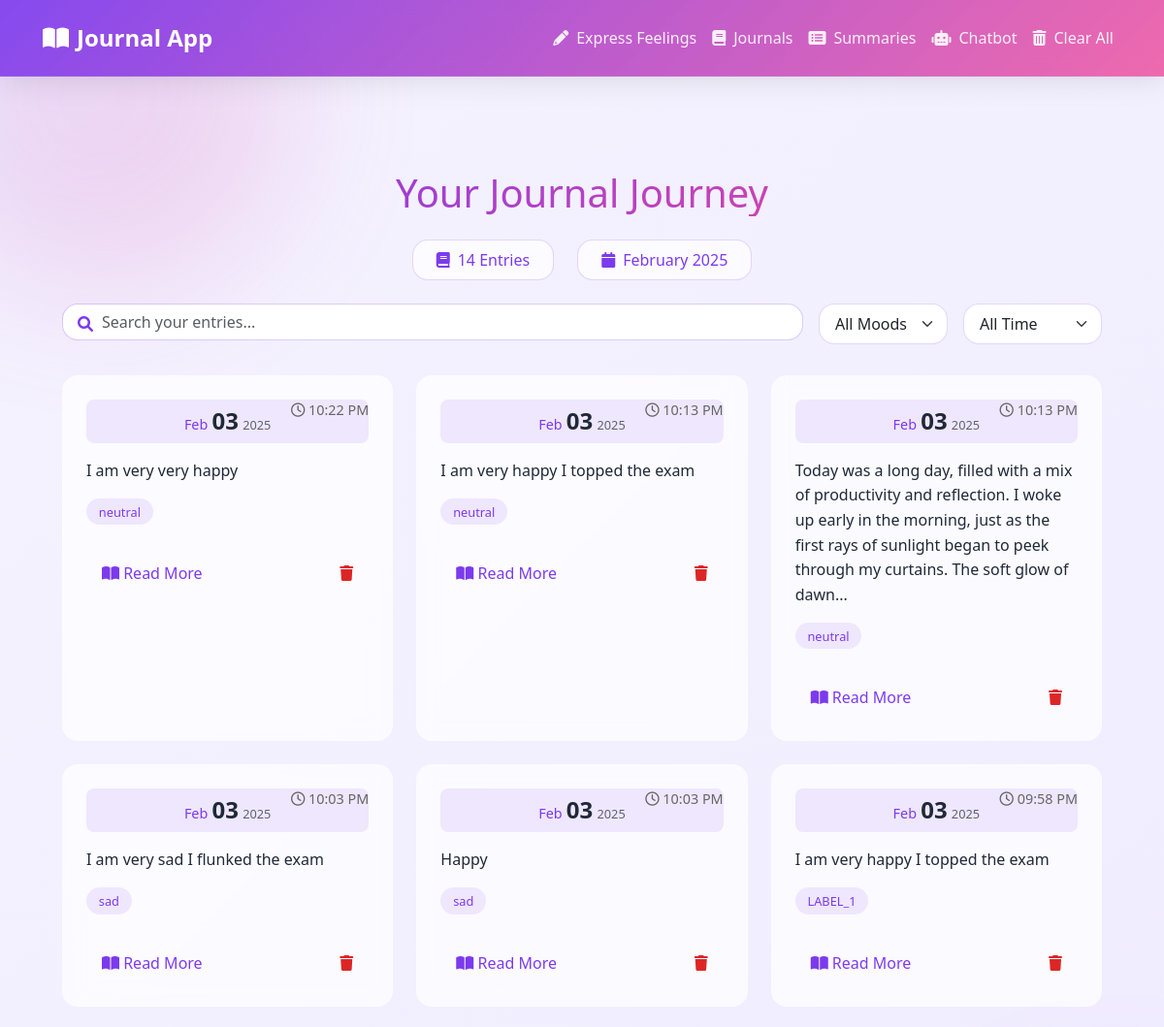
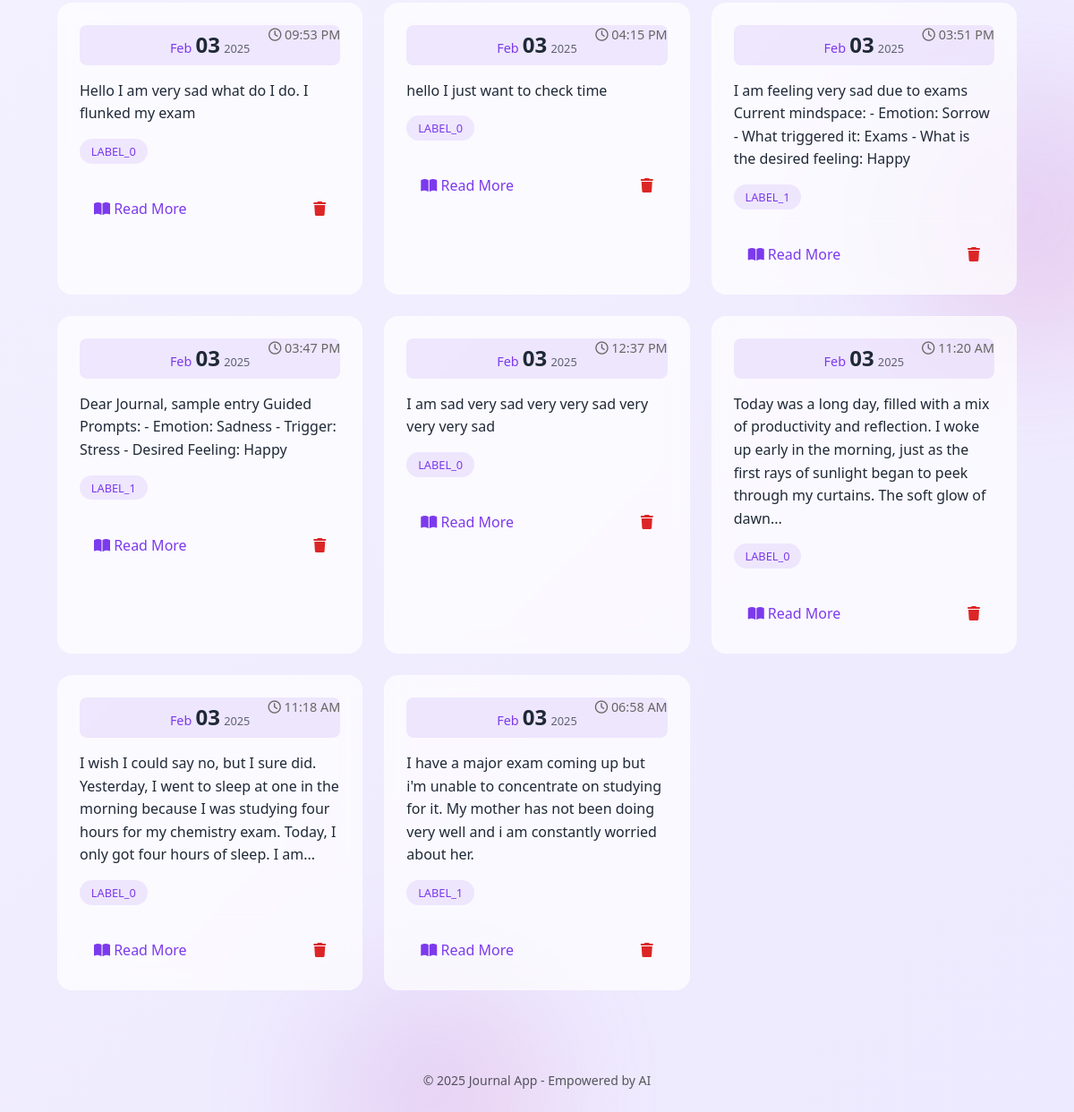
The page /journals on the database its author committed (2 pictures, top to bottom).
### app.py (models this page shows, shortened)
class JournalEntry(db.Model):
    id = db.Column(db.Integer, primary_key=True)
    content = db.Column(db.Text, nullable=False)
    summary = db.Column(db.Text, nullable=True)
    sentiment = db.Column(db.Text, nullable=True)  # Changed from topics to sentiment
    date_created = db.Column(db.DateTime, default=datetime.now(pytz.timezone('Asia/Kolkata')))  # Set default to IST

### app.py (the view)
@app.route('/journals')
def journals():
    sentiment_filter = request.args.get('sentiment')
    date_filter = request.args.get('date')
    entries = JournalEntry.query
    if sentiment_filter:
        entries = entries.filter(JournalEntry.sentiment == sentiment_filter)
    if date_filter == 'week':
        entries = entries.filter(JournalEntry.date_created >= (datetime.now(pytz.timezone('Asia/Kolkata')) - timedelta(weeks=1)))
    elif date_filter == 'month':
        entries = entries.filter(JournalEntry.date_created >= (datetime.now(pytz.timezone('Asia/Kolkata')) - timedelta(days=30)))
    elif date_filter == 'year':
        entries = entries.filter(JournalEntry.date_created >= (datetime.now(pytz.timezone('Asia/Kolkata')) - timedelta(days=365)))
    entries = entries.order_by(JournalEntry.date_created.desc()).all()
    return render_template('journals.html', entries=entries)

### templates/journals.html (shortened to what this page needs)
{% extends 'base.html' %}
{% block content %}
<div class="journals-container fade-in">
    <h1 class="text-center gradient-text mb-4">Your Journal Journey</h1>
    <div class="d-flex justify-content-center gap-4 mb-4 stats-bar">
        <div class="stat-badge">
            <i class="fas fa-book"></i>
            {{ entries|length }} Entries
        </div>
        <div class="stat-badge">
            <i class="fas fa-calendar"></i>
            {{ entries[0].date_created.strftime('%B %Y') if entries }}
        </div>
    </div>
    <div class="search-section mb-4">
        <div class="d-flex gap-3 flex-wrap">
            <div class="search-box flex-grow-1">
                <i class="fas fa-search"></i>
                <input type="text" placeholder="Search your entries..." class="form-control" id="searchInput">
            </div>
            <select class="form-select w-auto" id="sentimentFilter" onchange="filterEntries()">
                <option value="">All Moods</option>
            </select>
            <select class="form-select w-auto" id="dateFilter" onchange="filterEntries()">
                <option value="">All Time</option>
            </select>
        </div>
    </div>
    <div class="journal-grid">
        {% for entry in entries %}
        <div class="journal-card" data-sentiment="{{ entry.sentiment.lower() }}">
            <div class="date-badge">
                <span class="month">{{ entry.date_created.strftime('%b') }}</span>
                <span class="day">{{ entry.date_created.strftime('%d') }}</span>
                <span class="year">{{ entry.date_created.strftime('%Y') }}</span>
            </div>
            <div class="time-stamp">
                <i class="far fa-clock"></i>
                {{ entry.date_created.strftime('%I:%M %p') }}
            </div>
            <div class="card-content">
                <p class="preview-text">{{ entry.content|truncate(200) }}</p>
                <div class="sentiment">
                    <span class="sentiment-tag">{{ entry.sentiment }}</span>
                </div>
            </div>
            <div class="card-actions">
                <button class="btn-read-more" onclick="showJournalModal({{ loop.index0 }})">
                    <i class="fas fa-book-open"></i> Read More
                </button>
                <form action="{{ url_for('delete_entry', entry_id=entry.id) }}"
                      method="POST"
                      class="d-inline"
                      onsubmit="return confirmDelete()">
                    <button type="submit" class="btn-delete">
                        <i class="fas fa-trash"></i>
                    </button>
                </form>
            </div>
        </div>
        {% endfor %}
    </div>
</div>
{% endblock %}

### templates/base.html (shortened to what this page needs)
<!DOCTYPE html>
<html lang="en">
<head>
    <link href="https://cdnjs.cloudflare.com/ajax/libs/bootstrap/5.3.0/css/bootstrap.min.css" rel="stylesheet">
    <link href="https://cdnjs.cloudflare.com/ajax/libs/font-awesome/6.0.0/css/all.min.css" rel="stylesheet">
</head>
<body>
    <div class="bg-shapes">
        <div class="shape"></div>
        <div class="shape"></div>
        <div class="shape"></div>
    </div>
    <nav class="navbar navbar-expand-lg">
        <div class="container-fluid">
            <a class="navbar-brand" href="#">
                <i class="fas fa-book-open"></i>
                Journal App
            </a>
            <div class="collapse navbar-collapse" id="navbarNav">
                <ul class="navbar-nav ms-auto">
                    <li class="nav-item">
                        <a class="nav-link" href="{{ url_for('express_feelings') }}">
                            <i class="fas fa-pencil-alt me-2"></i>Express Feelings
                        </a>
                    </li>
                    <li class="nav-item">
                        <a class="nav-link" href="{{ url_for('journals') }}">
                            <i class="fas fa-book me-2"></i>Journals
                        </a>
                    </li>
                    <li class="nav-item">
                        <a class="nav-link" href="{{ url_for('summaries') }}">
                            <i class="fas fa-list-alt me-2"></i>Summaries
                        </a>
                    </li>
                    <li class="nav-item">
                        <a class="nav-link" href="{{ url_for('chatbot') }}">
                            <i class="fas fa-robot me-2"></i>Chatbot
                        </a>
                    </li>
                    <li class="nav-item">
                        <a class="nav-link text-danger" href="{{ url_for('clear_entries') }}">
                            <i class="fas fa-trash-alt me-2"></i>Clear All
                        </a>
                    </li>
                </ul>
            </div>
        </div>
    </nav>
    <div class="container">
        {% block content %}{% endblock %}
    </div>
    <footer class="text-center py-4 text-muted">
        <small>&copy; 2025 Journal App - Empowered by AI</small>
    </footer>
</body>
</html>

### templates/base.html (style rules this page uses)
:root { --primary: #7C3AED; --primary-dark: #6D28D9; --primary-light: #A78BFA; --secondary: #EC4899; --background: #F5F3FF; --surface: #ffffff; --text: #1F2937; --glass: rgba(255, 255, 255, 0.7); --glass-gradient: linear-gradient( 135deg, rgba(255, 255, 255, 0.8), rgba(255, 255, 255, 0.4) ); --nav-glass: linear-gradient( 135deg, rgba(124, 58, 237, 0.9), rgba(236, 72, 153, 0.8) ); }
body { background: linear-gradient(135deg, #F5F3FF 0%, #EDE9FE 100%); color: var(--text); font-family: 'Segoe UI', system-ui, -apple-system, sans-serif; min-height: 100vh; display: flex; flex-direction: column; position: relative; overflow-x: hidden; }
.bg-shapes { position: fixed; top: 0; left: 0; right: 0; bottom: 0; z-index: -1; overflow: hidden; }
.shape { position: absolute; background: linear-gradient(135deg, var(--primary-light), var(--secondary)); border-radius: 50%; filter: blur(70px); opacity: 0.2; animation: float 20s infinite; }
.shape:nth-child(1) { width: 400px; height: 400px; top: -100px; left: -100px; animation-delay: -2s; }
.shape:nth-child(2) { width: 300px; height: 300px; top: 50%; right: -100px; animation-delay: -4s; }
.shape:nth-child(3) { width: 250px; height: 250px; bottom: -100px; left: 30%; animation-delay: -6s; }
.navbar { background: var(--nav-glass); backdrop-filter: blur(10px); -webkit-backdrop-filter: blur(10px); box-shadow: 0 4px 30px rgba(0, 0, 0, 0.1); border-bottom: 1px solid rgba(255, 255, 255, 0.1); padding: 1rem 2rem; margin-bottom: 2rem; }
.navbar-brand { font-size: 1.5rem; font-weight: 700; color: white !important; display: flex; align-items: center; gap: 0.5rem; position: relative; transition: all 0.3s ease; }
.navbar-brand::after { content: ''; position: absolute; bottom: -5px; left: 0; width: 0; height: 2px; background: white; transition: width 0.3s ease; }
.nav-link { color: rgba(255, 255, 255, 0.9) !important; font-weight: 500; padding: 0.5rem 1rem; border-radius: 10px; transition: all 0.3s ease; position: relative; z-index: 1; }
.nav-link::before { content: ''; position: absolute; top: 0; left: 0; right: 0; bottom: 0; background: rgba(255, 255, 255, 0.1); border-radius: 10px; transform: scale(0.8); opacity: 0; transition: all 0.3s ease; z-index: -1; }
.nav-link i { transition: transform 0.3s ease; }
.container { flex: 1; padding: 2rem; max-width: 1400px; position: relative; }

### rows shown on the page
JournalEntry: date_created "February 2025", date_created "Feb", date_created "03", date_created "2025", date_created "10:22 PM", content "I am very very happy", sentiment "neutral"
JournalEntry: date_created "Feb", date_created "03", date_created "2025", date_created "10:13 PM", content "I am very happy I topped the exam", sentiment "neutral"
JournalEntry: date_created "Feb", date_created "03", date_created "2025", date_created "10:13 PM", content "Today was a long day, filled with a mix of productivity and reflection. I woke up early in the morning, just as the first rays of sunlight began to peek through my curtains. The soft glow of dawn...", sentiment "neutral"
JournalEntry: date_created "Feb", date_created "03", date_created "2025", date_created "10:03 PM", content "I am very sad I flunked the exam", sentiment "sad"
JournalEntry: date_created "Feb", date_created "03", date_created "2025", date_created "10:03 PM", content "Happy", sentiment "sad"
JournalEntry: date_created "Feb", date_created "03", date_created "2025", date_created "09:58 PM", content "I am very happy I topped the exam", sentiment "LABEL_1"
JournalEntry: date_created "Feb", date_created "03", date_created "2025", date_created "09:53 PM", content "Hello I am very sad what do I do. I flunked my exam", sentiment "LABEL_0"
JournalEntry: date_created "Feb", date_created "03", date_created "2025", date_created "04:15 PM", content "hello I just want to check time", sentiment "LABEL_0"
JournalEntry: date_created "Feb", date_created "03", date_created "2025", date_created "03:51 PM", content "I am feeling very sad due to exams Current mindspace: - Emotion: Sorrow - What triggered it: Exams - What is the desired feeling: Happy", sentiment "LABEL_1"
JournalEntry: date_created "Feb", date_created "03", date_created "2025", date_created "03:47 PM", content "Dear Journal, sample entry Guided Prompts: - Emotion: Sadness - Trigger: Stress - Desired Feeling: Happy", sentiment "LABEL_1"
JournalEntry: date_created "Feb", date_created "03", date_created "2025", date_created "12:37 PM", content "I am sad very sad very very sad very very very sad", sentiment "LABEL_0"
JournalEntry: date_created "Feb", date_created "03", date_created "2025", date_created "11:20 AM", content "Today was a long day, filled with a mix of productivity and reflection. I woke up early in the morning, just as the first rays of sunlight began to peek through my curtains. The soft glow of dawn...", sentiment "LABEL_0"
JournalEntry: date_created "Feb", date_created "03", date_created "2025", date_created "11:18 AM", content "I wish I could say no, but I sure did. Yesterday, I went to sleep at one in the morning because I was studying four hours for my chemistry exam. Today, I only got four hours of sleep. I am...", sentiment "LABEL_0"
JournalEntry: date_created "Feb", date_created "03", date_created "2025", date_created "06:58 AM", content "I have a major exam coming up but i'm unable to concentrate on studying for it. My mother has not been doing very well and i am constantly worried about her.", sentiment "LABEL_1"

### other values the page prints
{{ entries|length }} "14"
